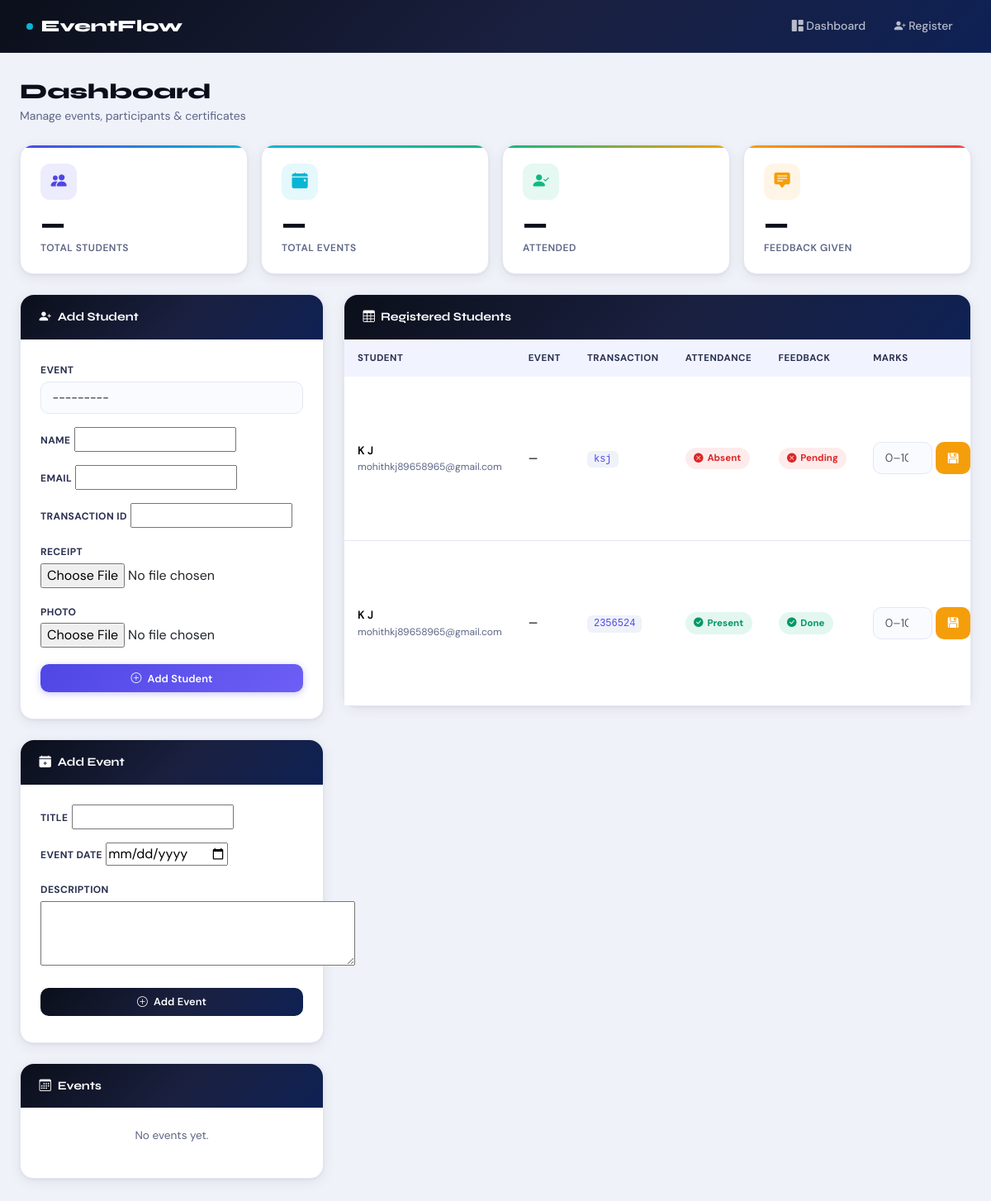
The app's page /, older data.
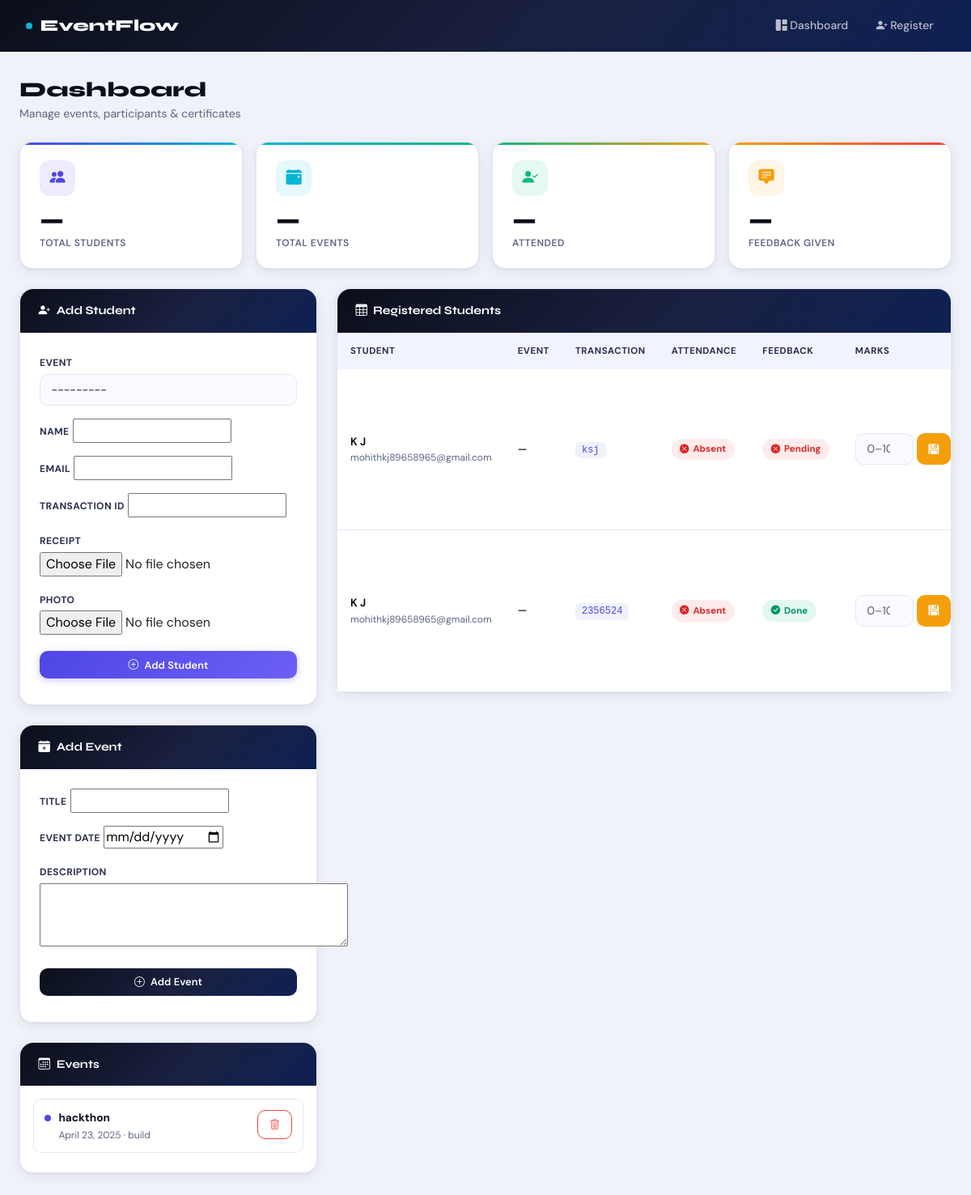
The same page, newer data.
### events/models.py (models this page shows, shortened)
class Participant(models.Model):
    event = models.ForeignKey(Event, on_delete=models.CASCADE, related_name='participants', null=True)
    name = models.CharField(max_length=150)
    email = models.EmailField()
    transaction_id = models.CharField(max_length=100, unique=True)
    receipt = models.FileField(upload_to='receipts/', validators=[validate_receipt])
    photo = models.ImageField(upload_to='receipts/', validators=[validate_photo])
    transaction_photo_data = models.BinaryField(blank=True, null=True, editable=False)
    transaction_verified = models.BooleanField(default=True)
    attendance = models.BooleanField(default=False)
    feedback_given = models.BooleanField(default=False)
    feedback_text = models.TextField(blank=True)
    rating = models.PositiveSmallIntegerField(
        null=True,
        blank=True,
        validators=[MinValueValidator(1), MaxValueValidator(5)],
    )
    marks = models.PositiveSmallIntegerField(
        null=True,
        blank=True,
        validators=[MinValueValidator(0), MaxValueValidator(100)],
    )
    certificate_hash = models.UUIDField(default=uuid.uuid4, editable=False, unique=True)
    created_at = models.DateTimeField(auto_now_add=True)
    class Meta:
        ordering = ['-created_at']
    def is_eligible(self):
        return self.attendance and self.feedback_given and self.marks is not None

class Event(models.Model):
    title = models.CharField(max_length=150)
    event_date = models.DateField()
    description = models.TextField(blank=True)
    created_at = models.DateTimeField(auto_now_add=True)
    class Meta:
        ordering = ['event_date', 'title']
    def __str__(self):
        return self.title

### events/views.py (the view)
# urls.py: path('', views.dashboard, name='home'),
def dashboard(request):
    participants = Participant.objects.all()
    events = Event.objects.all()
    participant_form = RegistrationForm()
    event_form = EventForm()
    for participant in participants:
        participant.qr_data = generate_qr_data(
            request.build_absolute_uri(reverse('certificate', args=[participant.certificate_hash]))
        )
    context = {
        'participants': participants,
        'events': events,
        'participant_form': participant_form,
        'event_form': event_form,
    }
    return render(request, 'events/dashboard.html', context)

### events/forms.py (shortened to what this page needs)
class RegistrationForm(forms.ModelForm):
    class Meta:
        model = Participant
        fields = ('event', 'name', 'email', 'transaction_id', 'receipt', 'photo')
        widgets = {
            'event': forms.Select(attrs={'class': 'form-select'}),
        }

class EventForm(forms.ModelForm):
    class Meta:
        model = Event
        fields = ('title', 'event_date', 'description')
        widgets = {
            'event_date': forms.DateInput(attrs={'type': 'date'}),
            'description': forms.Textarea(attrs={'rows': 3}),
        }

### events/utils.py (called while the page is built)
def generate_qr_data(url):
    qr = qrcode.QRCode(box_size=4, border=2)
    qr.add_data(url)
    qr.make(fit=True)
    image = qr.make_image(fill_color='black', back_color='white')
    buffer = BytesIO()
    image.save(buffer, format='PNG')
    return base64.b64encode(buffer.getvalue()).decode('utf-8')

### templates/events/dashboard.html (shortened to what the changed rows need)
{% extends 'base.html' %}
{% block content %}
<div class="d-flex align-items-center justify-content-between mb-4">
  <div>
    <h1 style="font-family:'Syne',sans-serif;font-size:1.6rem;font-weight:800;color:var(--ink);margin:0;">Dashboard</h1>
  </div>
</div>
<div class="row g-4">
  <div class="col-lg-4">
    <div class="card mb-4">
      <div class="card-body p-4">
        <form id="participant-form" enctype="multipart/form-data">
          {% for field in participant_form %}
          <div class="mb-3">
            <label class="form-label">{{ field.label }}</label>
            {{ field }}
          </div>
          {% endfor %}
        </form>
      </div>
    </div>
    <div class="card mb-4">
      <div class="card-body p-4">
        <form id="event-form">
          {% for field in event_form %}
          <div class="mb-3">
            <label class="form-label">{{ field.label }}</label>
            {{ field }}
          </div>
          {% endfor %}
        </form>
      </div>
    </div>
    <div class="card">
      <div class="card-body p-3">
        <div id="event-list">
          {% for event in events %}
          <div class="event-item" data-event-id="{{ event.id }}">
            <div style="display:flex;gap:.6rem;align-items:flex-start;flex:1;min-width:0;">
              <span class="event-dot" style="margin-top:6px;"></span>
              <div style="min-width:0;">
                <div style="font-weight:700;font-size:.85rem;color:var(--ink);white-space:nowrap;overflow:hidden;text-overflow:ellipsis;">{{ event.title }}</div>
                <div style="font-size:.75rem;color:var(--ink-3);margin-top:1px;">{{ event.event_date }} · {{ event.description|default:'No description'|truncatechars:40 }}</div>
              </div>
            </div>
            <button class="btn btn-sm btn-outline-danger delete-event flex-shrink-0" data-url="{% url 'delete_event' event.id %}">
              <i class="bi bi-trash3"></i>
            </button>
          </div>
          {% empty %}
          <p style="color:var(--ink-3);font-size:.85rem;text-align:center;padding:.5rem 0;">No events yet.</p>
          {% endfor %}
        </div>
      </div>
    </div>
  </div>
  <div class="col-lg-8">
    <div class="card">
      <div class="card-body p-0">
        <div class="table-responsive">
          <table class="table mb-0 align-middle">
            <thead>
              <tr>
                <th>Student</th>
                <th>Event</th>
                <th>Transaction</th>
                <th>Attendance</th>
                <th>Feedback</th>
                <th>Marks</th>
              </tr>
            </thead>
            <tbody id="participant-table-body">
              {% include 'events/participant_rows.html' %}
            </tbody>
          </table>
        </div>
      </div>
    </div>
  </div>
</div>
{% endblock %}

### templates/events/participant_rows.html (shortened to what this page needs)
{% for participant in participants %}
<tr>
  <td>
    <div style="font-weight:600;font-size:.85rem;">{{ participant.name }}</div>
    <div style="font-size:.75rem;color:var(--ink-3);">{{ participant.email }}</div>
  </td>
  <td>
    <span style="font-size:.82rem;font-weight:500;">{{ participant.event.title|default:'—' }}</span>
  </td>
  <td>
    <code style="font-size:.75rem;background:#f0f2fa;padding:.2rem .5rem;border-radius:6px;color:var(--accent);">{{ participant.transaction_id }}</code>
  </td>
  <td>
    {% if participant.attendance %}
      <span class="badge-yes"><i class="bi bi-check-circle-fill"></i> Present</span>
    {% else %}
      <span class="badge-no"><i class="bi bi-x-circle-fill"></i> Absent</span>
    {% endif %}
  </td>
  <td>
    {% if participant.feedback_given %}
      <span class="badge-yes"><i class="bi bi-check-circle-fill"></i> Done</span>
    {% else %}
      <span class="badge-no"><i class="bi bi-x-circle-fill"></i> Pending</span>
    {% endif %}
  </td>
  <td style="min-width:150px;">
    <form class="marks-form d-flex gap-1" data-url="{% url 'update_marks' participant.pk %}">
      <input type="number" name="marks" min="0" max="100"
             class="form-control form-control-sm"
             value="{{ participant.marks|default_if_none:'' }}"
             placeholder="0–100"
             style="max-width:80px;">
      <button type="submit" class="btn btn-sm btn-warning">
        <i class="bi bi-floppy-fill"></i>
      </button>
    </form>
  </td>
</tr>
{% endfor %}

Row changes from the older to the newer data that the page shows:
added Event: title "hackthon", event_date "April 23, 2025", description "build"
changed Participant (number 2 of 2 on the later page): attendance "Present" → "Absent"
Text that changed along with them:
text no longer shown: "No events yet."
